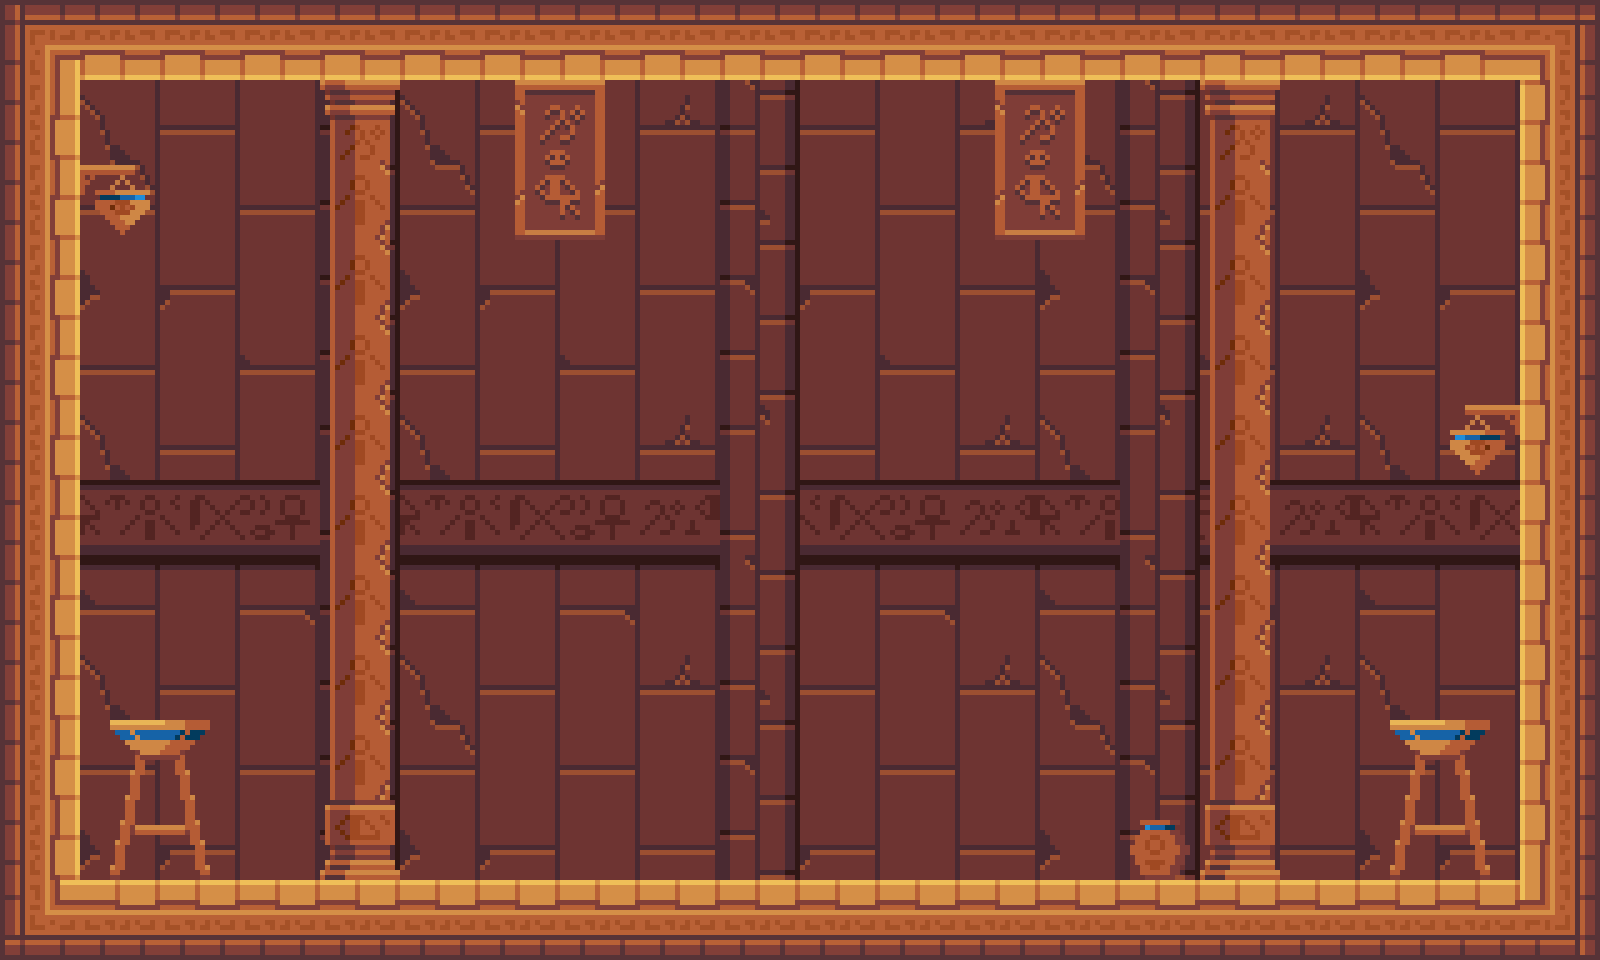

Rendered tile map (Tiled .tmx) drawn with the repository's tilesets; below, a short description and the full map source, tile grids included:
An orthogonal 20x12 tile map with 80x80 px tiles, 3 tile layers (background, floor, deco).

<map version="1.10" tiledversion="1.10.1" orientation="orthogonal" renderorder="right-down" width="20" height="12" tilewidth="80" tileheight="80" infinite="0" nextlayerid="4" nextobjectid="1">
 <tileset firstgid="1" name="standard_tiles" tilewidth="80" tileheight="80" tilecount="294" columns="21">
  <image source="PR_TileSet 80x80.png" width="1680" height="1120" />
 </tileset>
 <layer id="1" name="background" width="20" height="12">
  <data encoding="csv">
172,173,174,175,150,173,174,175,172,150,174,175,172,173,150,175,172,173,174,150,
193,194,195,196,171,194,195,196,193,171,195,196,193,194,171,196,193,194,195,171,
214,215,216,217,192,215,216,217,214,192,216,217,214,215,192,217,214,215,216,192,
235,236,237,238,213,236,237,238,235,213,237,238,235,236,213,238,235,236,237,213,
256,257,258,259,234,257,258,259,256,234,258,259,256,257,234,259,256,257,258,234,
193,194,195,196,255,194,195,196,193,255,195,196,193,194,255,196,193,194,195,255,
151,152,153,154,150,152,153,154,151,150,153,154,151,152,150,154,151,152,153,150,
172,173,174,175,171,173,174,175,172,171,174,175,172,173,171,175,172,173,174,171,
193,194,195,196,192,194,195,196,193,192,195,196,193,194,192,196,193,194,195,192,
214,215,216,217,213,215,216,217,214,213,216,217,214,215,213,217,214,215,216,213,
235,236,237,238,234,236,237,238,235,234,237,238,235,236,234,238,235,236,237,234,
256,257,258,259,255,257,258,259,256,255,258,259,256,257,255,259,256,257,258,255
</data>
 </layer>
 <layer id="2" name="floor" width="20" height="12">
  <data encoding="csv">
29,66,66,66,66,66,66,66,66,66,66,66,66,66,66,66,66,66,66,30,
46,0,0,0,0,0,0,0,0,0,0,0,0,0,0,0,0,0,0,44,
46,0,0,0,0,0,0,0,0,0,0,0,0,0,0,0,0,0,0,44,
46,0,0,0,0,0,0,0,0,0,0,0,0,0,0,0,0,0,0,44,
46,0,0,0,0,0,0,0,0,0,0,0,0,0,0,0,0,0,0,44,
46,0,0,0,0,0,0,0,0,0,0,0,0,0,0,0,0,0,0,44,
46,0,0,0,0,0,0,0,0,0,0,0,0,0,0,0,0,0,0,44,
46,0,0,0,0,0,0,0,0,0,0,0,0,0,0,0,0,0,0,44,
46,0,0,0,0,0,0,0,0,0,0,0,0,0,0,0,0,0,0,44,
46,0,0,0,0,0,0,0,0,0,0,0,0,0,0,0,0,0,0,44,
46,0,0,0,0,0,0,0,0,0,0,0,0,0,0,0,0,0,0,44,
50,24,24,24,24,24,24,24,24,24,24,24,24,24,24,24,24,24,24,51
</data>
 </layer>
 <layer id="3" name="deco" width="20" height="12">
  <data encoding="csv">
0,0,0,0,0,0,0,0,0,0,0,0,0,0,0,0,0,0,0,0,
0,0,0,0,118,0,38,39,0,0,0,0,38,39,0,118,0,0,0,0,
0,2147483685,0,0,139,0,59,60,0,0,0,0,59,60,0,139,0,0,0,0,
0,0,0,0,139,0,0,0,0,0,0,0,0,0,0,139,0,0,0,0,
0,0,0,0,139,0,0,0,0,0,0,0,0,0,0,139,0,0,0,0,
0,0,0,0,139,0,0,0,0,0,0,0,0,0,0,139,0,0,37,0,
0,0,0,0,139,0,0,0,0,0,0,0,0,0,0,139,0,0,0,0,
0,0,0,0,139,0,0,0,0,0,0,0,0,0,0,139,0,0,0,0,
0,0,0,0,139,0,0,0,0,0,0,0,0,0,0,139,0,0,0,0,
0,143,144,0,139,0,0,0,0,0,0,0,0,0,0,139,0,143,144,0,
0,164,165,0,160,0,0,0,0,0,0,0,0,0,56,160,0,164,165,0,
0,0,0,0,0,0,0,0,0,0,0,0,0,0,0,0,0,0,0,0
</data>
 </layer>
</map>